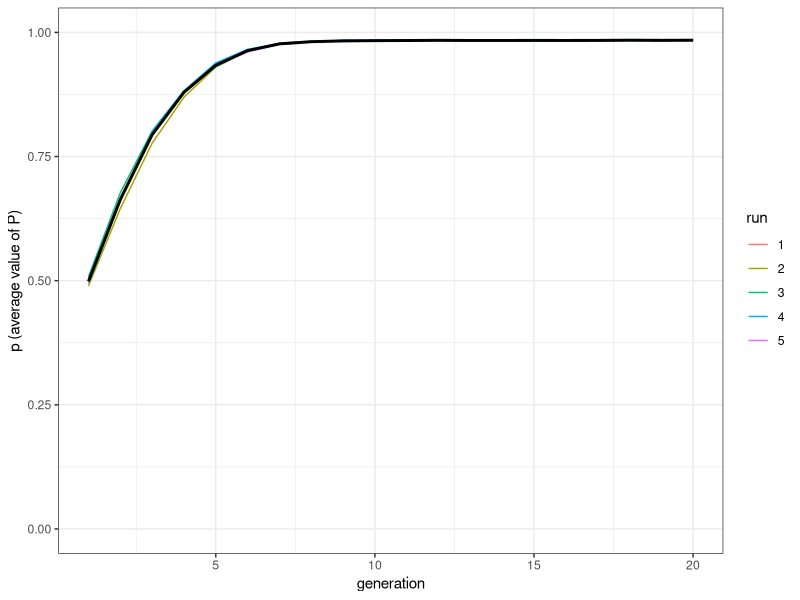
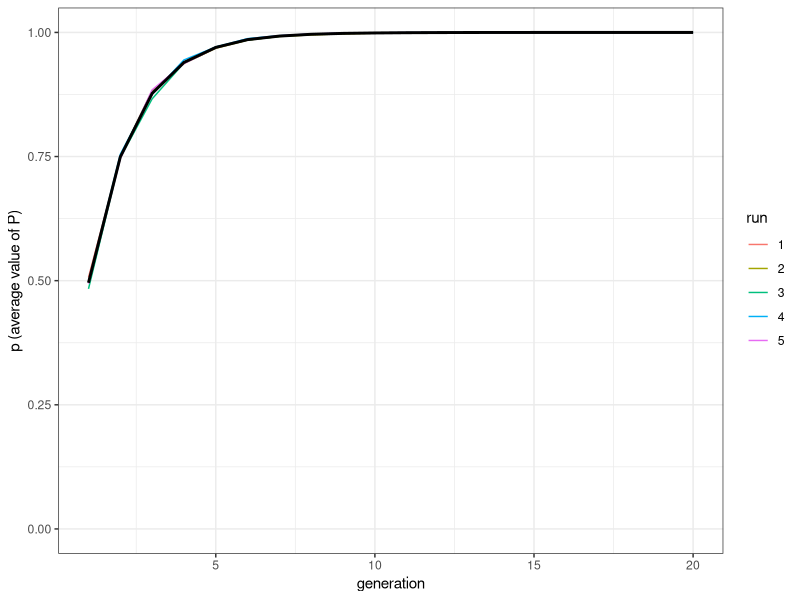
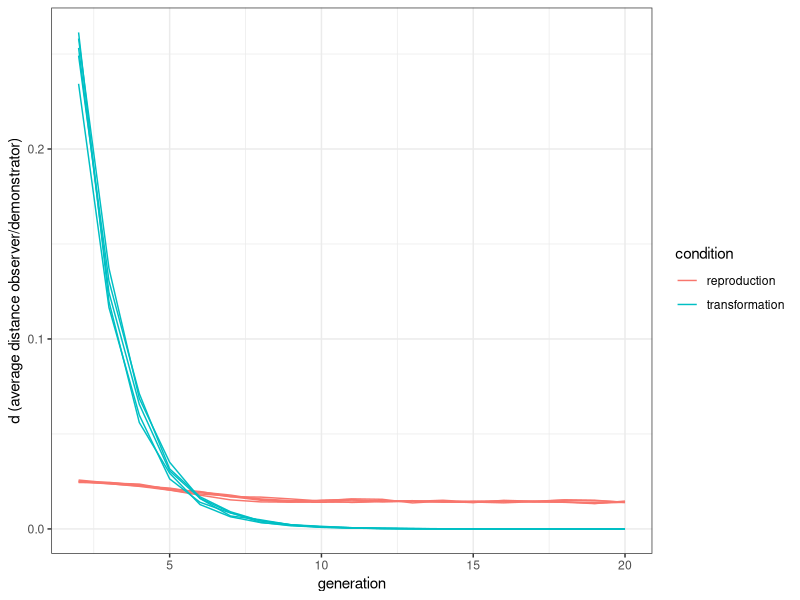
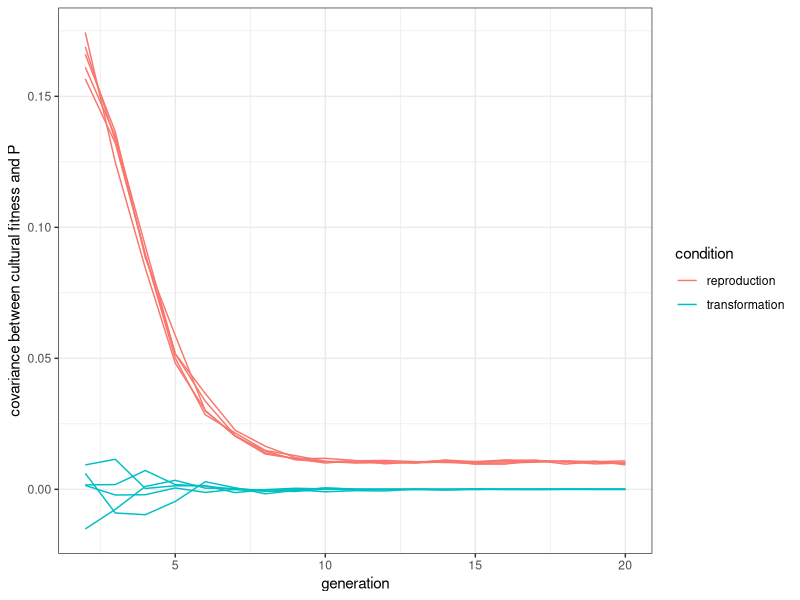

Generate these figures, in order, with R:
## ---- chunk 1
library(tidyverse)
set.seed(111)
N <- 1000
population <- tibble(P = runif(N))
## ---- chunk 2
reproduction <- function(N, t_max, r_max, mu) {
  output <- tibble(generation = rep(1:t_max, r_max), p = rep(NA, t_max * r_max), run = as.factor(rep(1:r_max, each = t_max)))
  for (r in 1:r_max) {
    population <- tibble(P = runif(N))
    # create first generation
    output[output$generation == 1 & output$run == r, ]$p <- sum(population$P) / N # add first generation's p for run r
    for (t in 2:t_max) {
      previous_population <- population # copy individuals to previous_population tibble
      demonstrators <- tibble(P1 = sample(previous_population$P, N, replace = TRUE), P2 = sample(previous_population$P, N, replace = TRUE))
      copy <- pmax(demonstrators$P1, demonstrators$P2)

      population$P <- copy + runif(N, -mu, +mu)
      population$P[population$P > 1] <- 1
      population$P[population$P < 0] <- 0
      output[output$generation == t & output$run == r, ]$p <- sum(population$P) / N # get p and put it into output slot for this generation t and run r
    }
  }
  output # export data from function
}
## ---- chunk 3
plot_multiple_runs_p <- function(data_model) {
  ggplot(data = data_model, aes(y = p, x = generation)) +
    geom_line(aes(colour = run)) +
    stat_summary(fun.y = mean, geom = "line", size = 1) +
    ylim(c(0, 1)) +
    theme_bw() +
    labs(y = "p (average value of P)")
}
## ---- chunk 4
data_model <- reproduction(N = 1000, t_max = 20, r_max = 5, mu = 0.05)
plot_multiple_runs_p(data_model)
## ---- chunk 5
transformation <- function(N, t_max, r_max) {
  output <- tibble(generation = rep(1:t_max, r_max), p = rep(NA, t_max * r_max), run = as.factor(rep(1:r_max, each = t_max)))
  for (r in 1:r_max) {
    population <- tibble(P = runif(N))
    # create first generation
    output[output$generation == 1 & output$run == r, ]$p <- sum(population$P) / N # add first generation's p for run r
    for (t in 2:t_max) {
      previous_population <- population # copy individuals to previous_population tibble
      demonstrators <- tibble(P = sample(previous_population$P, N, replace = TRUE))
      
      population$P <- demonstrators$P + runif(N, max = 1-demonstrators$P)
      
      output[output$generation == t & output$run == r, ]$p <- sum(population$P) / N # get p and put it into output slot for this generation t and run r
    }
  }
  output # export data from function
}
## ---- chunk 6
data_model <- transformation(N = 1000, t_max = 20, r_max = 5)
plot_multiple_runs_p(data_model)
## ---- chunk 7
reproduction <- function(N, t_max, r_max, mu) {
  output <- tibble(generation = rep(1:t_max, r_max), p = rep(NA, t_max * r_max), run = as.factor(rep(1:r_max, each = t_max)), d = rep(NA, t_max * r_max))
  for (r in 1:r_max) {
    population <- tibble(P = runif(N))
    # create first generation
    output[output$generation == 1 & output$run == r, ]$p <- sum(population$P) / N # add first generation's p for run r
    for (t in 2:t_max) {
      previous_population <- population # copy individuals to previous_population tibble
      demonstrators <- tibble(P1 = sample(previous_population$P, N, replace = TRUE), P2 = sample(previous_population$P, N, replace = TRUE))
      copy <- pmax(demonstrators$P1, demonstrators$P2)

      population$P <- copy + runif(N, -mu, +mu)
      population$P[population$P > 1] <- 1
      population$P[population$P < 0] <- 0
      output[output$generation == t & output$run == r, ]$p <- sum(population$P) / N # get p and put it into output slot for this generation t and run r
      output[output$generation == t & output$run == r, ]$d <- sum(abs(population$P - copy)) / N
    }
  }
  output # export data from function
}
## ---- chunk 8
transformation <- function(N, t_max, r_max) {
  output <- tibble(generation = rep(1:t_max, r_max), p = rep(NA, t_max * r_max), run = as.factor(rep(1:r_max, each = t_max)), d = rep(NA, t_max * r_max))
  for (r in 1:r_max) {
    population <- tibble(P = runif(N))
    # create first generation
    output[output$generation == 1 & output$run == r, ]$p <- sum(population$P) / N # add first generation's p for run r
    for (t in 2:t_max) {
      previous_population <- population # copy individuals to previous_population tibble
      demonstrators <- tibble(P = sample(previous_population$P, N, replace = TRUE))
      
      population$P <- demonstrators$P + runif(N, max = 1-demonstrators$P)
      
      output[output$generation == t & output$run == r, ]$p <- sum(population$P) / N # get p and put it into output slot for this generation t and run r
      output[output$generation == t & output$run == r, ]$d <- sum(abs(population$P - demonstrators$P)) / N
    }
  }
  output # export data from function
}
## ---- chunk 9
data_model_reproduction <- reproduction(N = 1000, t_max = 20, r_max = 5, mu = 0.05)
data_model_transformation <- transformation(N = 1000, t_max = 20, r_max = 5)
## ---- chunk 10
data_to_plot <- tibble(distance = c(na.omit(data_model_reproduction$d), na.omit(data_model_transformation$d)), 
                       condition = rep(c("reproduction", "transformation"), each = 95),
                       generation = rep(2:20,10),
                       run = as.factor(rep(1:10, each = 19)))
ggplot(data = data_to_plot, aes(y = distance, x = generation, group = run, color = condition)) +
  geom_line() +    
  theme_bw() +
  labs(y = "d (average distance observer/demonstrator)")
## ---- chunk 11
reproduction <- function(N, t_max, r_max, mu) {
  output <- tibble(generation = rep(1:t_max, r_max), p = rep(NA, t_max * r_max), run = as.factor(rep(1:r_max, each = t_max)), cov_W_P = rep(NA, t_max * r_max))
  for (r in 1:r_max) {
    population <- tibble(P = runif(N))
    # create first generation
    output[output$generation == 1 & output$run == r, ]$p <- sum(population$P) / N # add first generation's p for run r
    for (t in 2:t_max) {
      previous_population <- population # copy individuals to previous_population tibble
      demonstrators <- cbind(sample(N, N, replace = TRUE), sample(N, N, replace = TRUE))
      copy <- max.col(cbind(previous_population[demonstrators[,1],], previous_population[demonstrators[,2],]))
      demonstrators <- demonstrators[cbind(1 : N, copy)]
      fitness <- tabulate(demonstrators, N) 

      population$P <- previous_population[demonstrators,]$P + runif(N, -mu, +mu)
      population$P[population$P > 1] <- 1
      population$P[population$P < 0] <- 0
      output[output$generation == t & output$run == r, ]$p <- sum(population$P) / N # get p and put it into output slot for this generation t and run r
      output[output$generation == t & output$run == r, ]$cov_W_P <- cov(fitness, previous_population$P) 
    }
  }
  output # export data from function
}
## ---- chunk 12
transformation <- function(N, t_max, r_max) {
  output <- tibble(generation = rep(1:t_max, r_max), p = rep(NA, t_max * r_max), run = as.factor(rep(1:r_max, each = t_max)), cov_W_P = rep(NA, t_max * r_max))
  for (r in 1:r_max) {
    population <- tibble(P = runif(N))
    # create first generation
    output[output$generation == 1 & output$run == r, ]$p <- sum(population$P) / N # add first generation's p for run r
    for (t in 2:t_max) {
      previous_population <- population # copy individuals to previous_population tibble
      demonstrators <- sample(N, N, replace = TRUE)
      fitness <- tabulate(demonstrators, N) 

      
      population$P <- previous_population[demonstrators,]$P + runif(N, max = 1 - previous_population[demonstrators,]$P)
      
      output[output$generation == t & output$run == r, ]$p <- sum(population$P) / N # get p and put it into output slot for this generation t and run r
      output[output$generation == t & output$run == r, ]$cov_W_P <- cov(fitness,previous_population$P)
    }
  }
  output # export data from function
}
## ---- chunk 13
data_model_reproduction <- reproduction(N = 1000, t_max = 20, r_max = 5, mu = 0.05)
data_model_transformation <- transformation(N = 1000, t_max = 20, r_max = 5)

data_to_plot <- tibble(covariance = c(na.omit(data_model_reproduction$cov_W_P), na.omit(data_model_transformation$cov_W_P)), 
                       condition = rep(c("reproduction", "transformation"), each = 95),
                       generation = rep(2:20,10),
                       run = as.factor(rep(1:10, each = 19)))
ggplot(data = data_to_plot, aes(y = covariance, x = generation, group = run, color = condition)) +
  geom_line() +    
  theme_bw() +
  labs(y = "covariance between cultural fitness and P")
